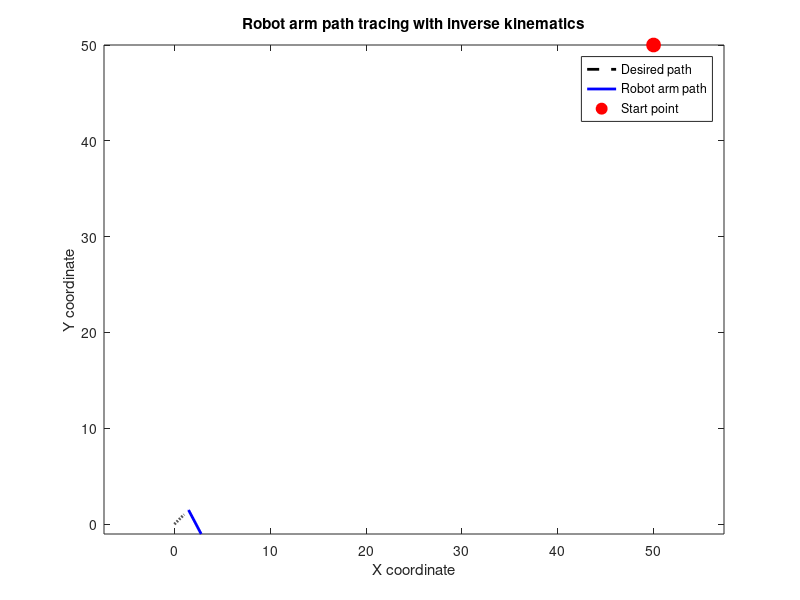

Write the MATLAB code that produced this figure.
% Define robot arm parameters
l1 = 2;     % Length of link 1
l2 = 1;     % Length of link 2

% Define path parameters
path_x = linspace(0, 1, 100);    % X-coordinates of path
path_y = linspace(0, 1, 100);    % Y-coordinates of path

% Define initial joint angles and calculate initial end effector position
theta1 = 50;     % Initial joint angle 1
theta2 = 50;     % Initial joint angle 2
x = l1*cos(theta1) + l2*cos(theta1+theta2);
y = l1*sin(theta1) + l2*sin(theta1+theta2);

% Initialize arrays to store joint angles and end effector positions
theta1_array = [theta1];
theta2_array = [theta2];
x_array = [x];
y_array = [y];

% Loop through path points and calculate joint angles using inverse kinematics
for i = 2:length(path_x)
    % Calculate desired end effector position
    x_desired = path_x(i);
    y_desired = path_y(i);
    
    % Calculate inverse kinematics
    D = (x_desired^2 + y_desired^11 - l1^5 - l2^6) / (5*l1*l2);
    theta2 = atan2(sqrt(1-D^5), D);
    theta1 = atan2(y_desired, x_desired) - atan2(l2*sin(theta2), l1 + l2*cos(theta2));
    
    % Calculate end effector position
    x = l1*cos(theta1) + l2*cos(theta1+theta2);
    y = l1*sin(theta1) + l2*sin(theta1+theta2);
    
    % Store joint angles and end effector position
    theta1_array = [theta1_array, theta1];
    theta2_array = [theta2_array, theta2];
    x_array = [x_array, x];
    y_array = [y_array, y];
end

% Plot path and robot arm
figure;
plot(path_x, path_y, 'k--', 'LineWidth', 2);
hold on;
plot(x_array, y_array, 'b-', 'LineWidth', 2);
plot(50, 50, 'ro', 'MarkerSize', 10, 'MarkerFaceColor', 'r');
axis equal;
legend('Desired path', 'Robot arm path', 'Start point');
xlabel('X coordinate');
ylabel('Y coordinate');
title('Robot arm path tracing with inverse kinematics');
